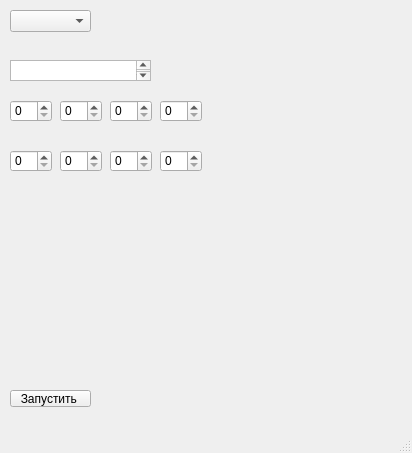
<?xml version="1.0" encoding="UTF-8"?>
<ui version="4.0">
 <class>MainWindow</class>
 <widget class="QMainWindow" name="MainWindow">
  <property name="geometry">
   <rect>
    <x>0</x>
    <y>0</y>
    <width>412</width>
    <height>453</height>
   </rect>
  </property>
  <property name="windowTitle">
   <string>MainWindow</string>
  </property>
  <widget class="QWidget" name="centralwidget">
   <widget class="QPushButton" name="pushButton">
    <property name="geometry">
     <rect>
      <x>10</x>
      <y>390</y>
      <width>81</width>
      <height>17</height>
     </rect>
    </property>
    <property name="text">
     <string>Запустить </string>
    </property>
   </widget>
   <widget class="QPlainTextEdit" name="plainTextEdit">
    <property name="geometry">
     <rect>
      <x>10</x>
      <y>60</y>
      <width>141</width>
      <height>21</height>
     </rect>
    </property>
    <property name="documentTitle">
     <string/>
    </property>
    <property name="plainText">
     <string/>
    </property>
    <property name="placeholderText">
     <string/>
    </property>
   </widget>
   <widget class="QComboBox" name="comboBox">
    <property name="geometry">
     <rect>
      <x>10</x>
      <y>10</y>
      <width>81</width>
      <height>22</height>
     </rect>
    </property>
   </widget>
   <widget class="QSpinBox" name="spinBox">
    <property name="geometry">
     <rect>
      <x>10</x>
      <y>100</y>
      <width>42</width>
      <height>22</height>
     </rect>
    </property>
   </widget>
   <widget class="QSpinBox" name="spinBox_2">
    <property name="geometry">
     <rect>
      <x>60</x>
      <y>100</y>
      <width>42</width>
      <height>22</height>
     </rect>
    </property>
   </widget>
   <widget class="QSpinBox" name="spinBox_3">
    <property name="geometry">
     <rect>
      <x>160</x>
      <y>100</y>
      <width>42</width>
      <height>22</height>
     </rect>
    </property>
   </widget>
   <widget class="QSpinBox" name="spinBox_4">
    <property name="geometry">
     <rect>
      <x>110</x>
      <y>100</y>
      <width>42</width>
      <height>22</height>
     </rect>
    </property>
   </widget>
   <widget class="QSpinBox" name="spinBox_5">
    <property name="geometry">
     <rect>
      <x>60</x>
      <y>150</y>
      <width>42</width>
      <height>22</height>
     </rect>
    </property>
   </widget>
   <widget class="QSpinBox" name="spinBox_6">
    <property name="geometry">
     <rect>
      <x>110</x>
      <y>150</y>
      <width>42</width>
      <height>22</height>
     </rect>
    </property>
   </widget>
   <widget class="QSpinBox" name="spinBox_7">
    <property name="geometry">
     <rect>
      <x>10</x>
      <y>150</y>
      <width>42</width>
      <height>22</height>
     </rect>
    </property>
   </widget>
   <widget class="QSpinBox" name="spinBox_8">
    <property name="geometry">
     <rect>
      <x>160</x>
      <y>150</y>
      <width>42</width>
      <height>22</height>
     </rect>
    </property>
   </widget>
  </widget>
  <widget class="QMenuBar" name="menubar">
   <property name="geometry">
    <rect>
     <x>0</x>
     <y>0</y>
     <width>412</width>
     <height>18</height>
    </rect>
   </property>
  </widget>
  <widget class="QStatusBar" name="statusbar"/>
 </widget>
 <resources/>
 <connections/>
</ui>
